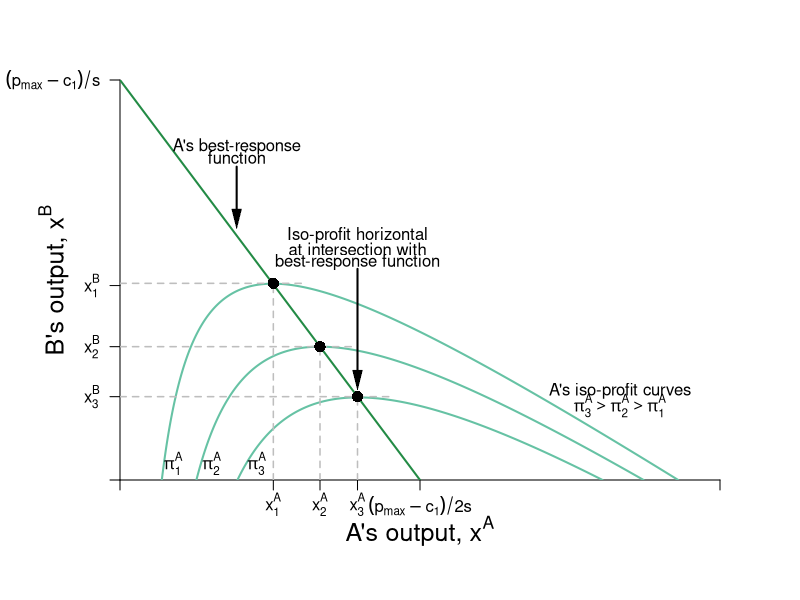

The R script that drew this image:
require(shape)
pdf(file = "competitionmarkets/cournot_brf_isoA.pdf", width = 9, height = 7)

#Set parameters for graphics
axislabelsize <- 1.5
graphlinewidth <- 2
segmentlinewidth <- 1.5

COL <- c("#7fc97f", "#beaed4", "#fdc086", "#ffff99", "#386cb0", "#f0027f", "#bf5b17", "#666666")
COLA <- c("#99d8c9","#66c2a4","#41ae76", "#238b45", "#005824")
COLB <- c("#4eb3d3", "#2b8cbe", "#0868ac","#084081")

par(mar =  c(6, 6, 4, 4))

piA <- function(xa, xb, s = 0.5, pmax = 20, c1 = 2) {
  (pmax - s*xb)*xa - s*(xa)^2 - c1*xa
}

piB <- function(xa, xb, s = 0.5, pmax = 20, c1 = 2) {
  (pmax - s*xa)*xb - s*(xb)^2 - c1*xb
}

brfB <- function(xa, s = 0.5, pmax = 20, c1 = 2) {
  (pmax - c1)/(2*s) - (1/2)*xa
}

brfA <- function(xa, s = 0.5, pmax = 20, c1 = 2) {
  (pmax - c1)/s - 2*xa
}




xlims <- c(0, 36)
ylims <- c(0, 36)

npts <- 501 
x <- seq(xlims[1], xlims[2], length.out = npts)
y <- seq(ylims[1], ylims[2], length.out = npts) 
a <- c(42, 72, 102)
b <- c(72, 81, 90)


#B's value when at A's bliss point
#0.35*log(5.88) + 0.35*log(8.88) + 0.5*log(10 - 5.88) + 0.5*log(15 - 8.88) 

#B's bliss point x = 4.11765; y = 6.17647
#A's value when at A's bliss point
#0.5*log(4.11765) + 0.5*log(6.17647) + 0.35*log(10 - 4.11765) + 0.35*log(15 - 6.17647) 


plot(0, 0, xlim = xlims, ylim = ylims, type = "n",
     xlab = expression(paste("")),
     ylab = expression(paste("")), 
     xaxt = "n", 
     yaxt = "n", 
     cex.lab = axislabelsize, 
     bty = "n",
     xaxs="i", 
     yaxs="i")

# ticksy <- seq(from = 0, to = ylims[2], by = 2)
# ylabels <- seq(from = 0, to = ylims[2], by = 2)
# ticksx <- seq(from = 0, to = xlims[2], by = 2)
# xlabels <- seq(from = 0, to = xlims[2], by = 2)
ticksy <- c(0, 7.5, 12, 17.5, ylims[2])
ylabels <- c(NA, expression(paste(x[3]^B)), expression(paste(x[2]^B)), expression(paste(x[1]^B)), expression(paste((p[max] - c[1])/s)))
ticksx <- c(0, 9.2, 12, 14.25, 18, xlims[2])
xlabels <- c(NA, expression(paste(x[1]^A)), expression(paste(x[2]^A)), expression(paste(x[3]^A)), expression(paste((p[max] - c[1])/2*s)), NA)


axis(1, at = ticksx, pos = 0, labels = xlabels)
axis(2, at = ticksy, pos = 0, labels = ylabels, las = 1)

npts <- 500 
xx1 <- seq(xlims[1], xlims[2], length.out = npts)

lines(xx1, brfA(xx1, s = 0.5, pmax = 20, c1 = 2), col = COLA[4], lwd = graphlinewidth)


#persp(x, y, outer(x, y, u), ticktype="detailed") 
contour(x, y, 
        outer(x, y, piA),
        #labels = c("v1", "v2", "v3"),
        drawlabels = FALSE,
        col = COLA[2],
        #xlab = expression(paste("A's Apples, ", x)),
        #ylab = expression(paste("A's Oranges, ", y)),
        #cex.lab = axislabelsize,
        lwd = graphlinewidth,
        levels = a, 
        xaxs="i", 
        yaxs="i", 
        add = TRUE) 

mtext(expression(paste("A's output, ", x^A)), side=1, line = 2.5, cex = axislabelsize)
text(-4, 0.5*ylims[2], expression(paste("B's output, ", x^B)), xpd = TRUE, cex = axislabelsize, srt = 90) 




#Add arrows:
#arrows(-0.8, 10, -0.8, 14, xpd = TRUE, length=0.1,angle=40,lwd=3)
#arrows(6.2, -1.7, 9, -1.7, xpd = TRUE, length=0.1,angle=40,lwd=3)


# contour(x, y,
#         outer(x, y, piB),
#         #labels = c("v1", "v2", "v3"),
#         drawlabels = FALSE,
#         col = COLB[2],
#         #xlab = expression(paste("")),
#         #ylab = expression(paste("")),
#         lwd = graphlinewidth,
#         levels = b,
#         add = TRUE
#         #xaxs="i",
#         #yaxs="i"
# )


#segments(4.11765, 6.17647, 5.88, 8.88, lty = 1, col = COL[2] , lwd = graphlinewidth)
# text(7.3, 3, expression("Pareto Efficient"))
# text(7.3, 2.4, expression("Curve"))
# Arrows(7.3, 3.5, 7.3, 6.1, col = "black", lty = 1, lwd = 2, arr.type = "triangle", arr.lwd = 0.5)


segments(0, 12, 14, 12, lty = 2, col = "gray" , lwd = segmentlinewidth)
segments(12, 0, 12, 12, lty = 2, col = "gray" , lwd = segmentlinewidth)
points(12, 12, pch = 16, col = "black", cex = 1.5)
segments(0, 7.5, 16.25, 7.5, lty = 2, col = "gray" , lwd = segmentlinewidth)
segments(14.25, 0, 14.25, 7.5, lty = 2, col = "gray" , lwd = segmentlinewidth)
points(14.25, 7.5, pch = 16, col = "black", cex = 1.5)
segments(0, 17.7, 11.2, 17.7, lty = 2, col = "gray" , lwd = segmentlinewidth)
segments(9.2, 0, 9.2, 17.7, lty = 2, col = "gray" , lwd = segmentlinewidth)
points(9.2, 17.7, pch = 16, col = "black", cex = 1.5)

text(14.25, 22, expression(paste("Iso-profit horizontal")))
text(14.25, 20.8, expression(paste("at intersection with")))
text(14.25, 19.6, expression(paste("best-response function")))
Arrows(14.25, 19, 14.25, 9, col = "black", lty = 1, lwd = 2, arr.type = "triangle", arr.lwd = 0.5)



#Label the iso-welfare functions for the HG, Aisha
text(3.2, 1.5, expression(pi[1]^A))
text(5.5, 1.5, expression(pi[2]^A))
text(8.2, 1.5, expression(pi[3]^A))
# text(31, 1.5, expression(pi[1]^A))
# text(28, 1.5, expression(pi[2]^A))
# text(25, 1.5, expression(pi[3]^A))
text(30, 8, expression("A's iso-profit curves"))
text(30, 6.7, expression(paste(pi[3]^A > pi[2]^A, phantom() > pi[1]^A)))
#text(6.6, 8.3, expression(u[4]^A))

#Label the indifference curves for the HG, Betty
# text(8.9, 19, expression(pi[1]^B))
# text(7.9, 19, expression(pi[2]^B))
# text(7, 19, expression(pi[3]^B))
#text(3.4, 6.9, expression(v[4]^B))

# #Label Nash Equilibrium 
# segments(0, 12, 12, 12, lty = 2, col = "gray" , lwd = segmentlinewidth)
# segments(12, 0, 12, 12, lty = 2, col = "gray" , lwd = segmentlinewidth)
# points(12, 12, pch = 16, col = "black", cex = 1.5)
# text(14, 12.4, expression(paste("Nash Equilibrium")))
# text(11.5, 11.5, expression(paste("n")))


# #Annotate Pareto Efficient Curve and relevant points
# segments(8, 6, 6, 8, lty = 1, col = COL[2] , lwd = graphlinewidth)
# points(6, 8, pch = 16, col = "black", cex = 1.5)
# text(6, 8.5, expression(paste("g")))
# 
# points(8, 6, pch = 16, col = "black", cex = 1.5)
# text(7, 7.5, expression(paste("i")))
# 
# points(7, 7, pch = 16, col = "black", cex = 1.5)
# text(8, 6.5, expression(paste("f")))

#points(5.84, 8.77, pch = 16, col = "black", cex = 1.5)

#B's brf
text(7, 30, expression(paste("A's best-response")))
text(7, 29, expression(paste("function")))
Arrows(7, 28.2, 7, 23.5, col = "black", lty = 1, lwd = 2, arr.type = "triangle", arr.lwd = 0.5)


dev.off()
